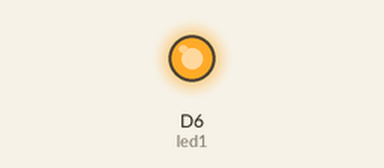
This sketch was run on a simulated ESP8266 (NodeMCU). Parts: output pins drawn as LEDs (lit = HIGH).

Above: at 0.2 s.
At 41.2 s:
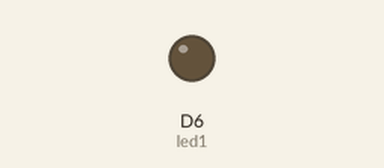
Timing chart, 0 to 42.3 s (numbered marks = the images above):
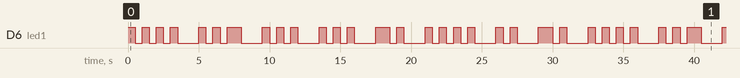

Measured:
- by itself, D6 (led1): moves between LOW and HIGH, repeating every 32.5 s
- by itself, everything shown: repeats every 32.5 s, in 46 steps

The sketch:

blink-an-led.ino
```cpp
// ------------
// Blink an LED
// ------------

/*-------------

We've heavily commented this code for you. If you're a pro, feel free to ignore it.

Comments start with two slashes or are blocked off by a slash and a star.
You can read them, but your device can't.
It's like a secret message just for you.

Every program based on Wiring (programming language used by Arduino, and Particle devices) has two essential parts:
setup - runs once at the beginning of your program
loop - runs continuously over and over

You'll see how we use these in a second.

This program will blink an led on and off every second.
It blinks the D7 LED on your Particle device. If you have an LED wired to D0, it will blink that LED as well.

-------------*/


// First, we're going to make some variables.
// This is our "shorthand" that we'll use throughout the program:

int led1 = D6; // Instead of writing D0 over and over again, we'll write led1
// You'll need to wire an LED to this one to see it blink.

// int led2 = D7; // Instead of writing D7 over and over again, we'll write led2.

// I amjust making the led blink instead of the board

// This one is the little blue LED on your board. On the Photon it is next to D7, and on the Core it is next to the USB jack.

// Having declared these variables, let's move on to the setup function.
// The setup function is a standard part of any microcontroller program.
// It runs only once when the device boots up or is reset.

void setup() {

  // We are going to tell our device that D0 and D7 (which we named led1 and led2 respectively) are going to be output
  // (That means that we will be sending voltage to them, rather than monitoring voltage that comes from them)

  // It's important you do this here, inside the setup() function rather than outside it or in the loop function.

  pinMode(led1, OUTPUT);
  // pinMode(led2, OUTPUT);

}

// Next we have the loop function, the other essential part of a microcontroller program.
// This routine gets repeated over and over, as quickly as possible and as many times as possible, after the setup function is called.
// Note: Code that blocks for too long (like more than 5 seconds), can make weird things happen (like dropping the network connection).  The built-in delay function shown below safely interleaves required background activity, so arbitrarily long delays can safely be done if you need them.

void loop() {

    // H
    dot();
    dot();
    dot();
    dot();

    gap();

    // U
    dot();
    dot();
    line();

    gap();


    // S
    dot();
    dot();
    dot();

    gap();


    // S
    dot();
    dot();
    dot();

    gap();


    // N
    line();
    dot();

    gap();


    // A
    dot();
    dot();
    dot();
    dot();

    gap();


    // I
    dot();
    dot();

    gap();


    // N
    line();
    dot();

    gap();


}

void dot() {

  // To blink the LED, first we'll turn it on...
  digitalWrite(led1, HIGH);

  // We'll leave it on for 0.5 second to represent a dot
  delay(500);

  // Then we'll turn it off...
  digitalWrite(led1, LOW);

  // Wait 0.5 second...
  delay(500);

}

void line () {

      // To blink the LED, first we'll turn it on...
  digitalWrite(led1, HIGH);

  // We'll leave it on for 1 second to represent a line
  delay(1000);

  // Then we'll turn it off...
  digitalWrite(led1, LOW);

  // Wait 0.5 second...
  delay(500);

}

void gap () {

    delay(1000);

}
```
